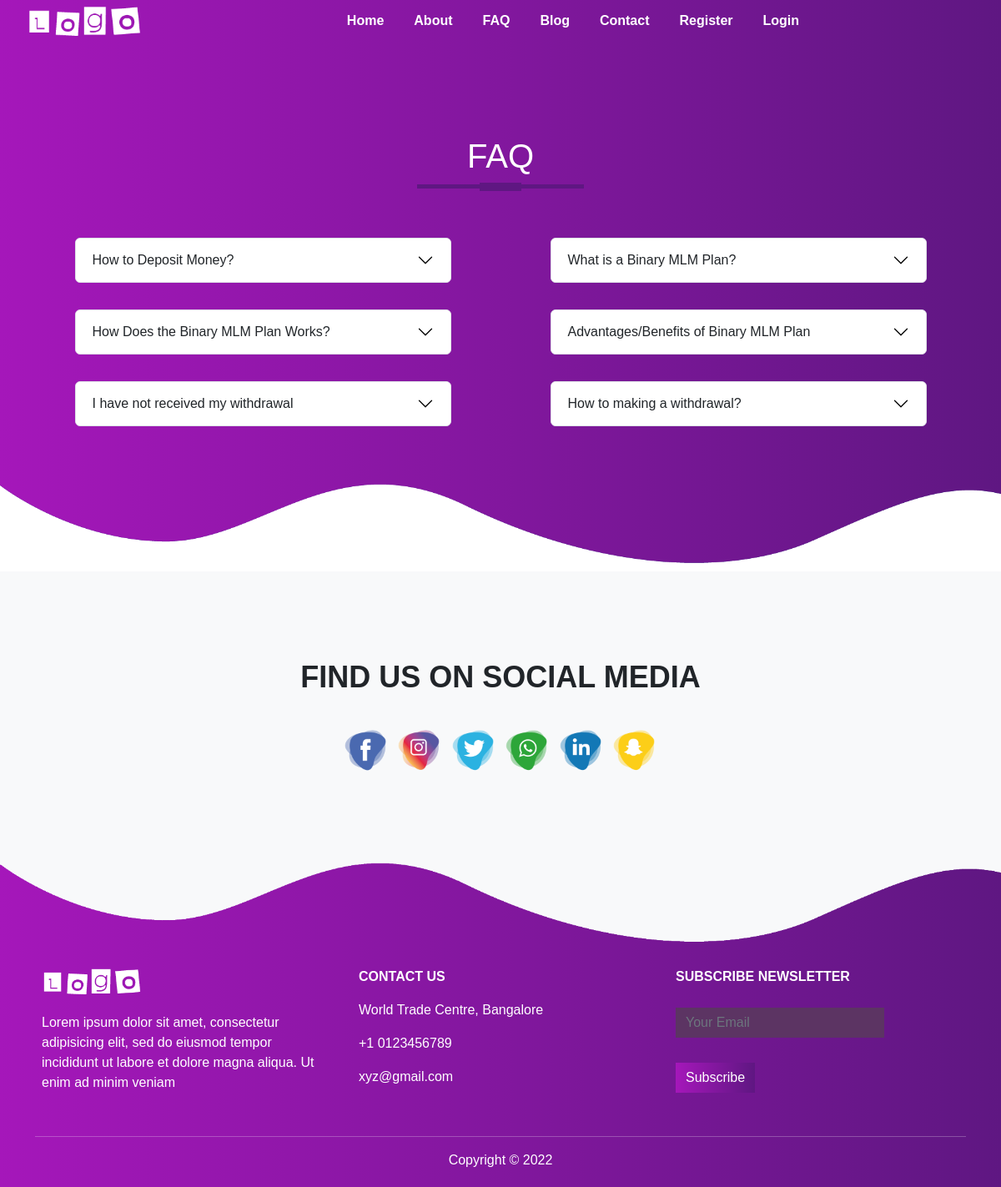
Screenshot of /faq/ with the database file from the repository.
### faq/models.py (models this page shows, shortened)
class Faq(models.Model):
    title = models.CharField(max_length=255)
    description = models.TextField()
    slug = AutoSlugField(populate_from='title', blank=True, null=True)
    created_at = models.DateTimeField(auto_now_add=True)
    updated_at = models.DateTimeField(auto_now=True)

### faq/views.py (the view)
# urls.py: path('faq/', views.faqView, name="faq"),
def faqView(request):
    faqs = Faq.objects.all()
    context = {
        'faqs': faqs
    }
    return render(request, 'faq/faqlist.html', context)

### templates/faq/faqlist.html (shortened to what this page needs)
{% extends 'core/base.html' %}
{% load static %}
{% block content %}
<div class="signup">
  <div class="container">
    <h1 class="title text-center my-5">FAQ</h1>
    <div class="row mb-5">
        {% for faq in faqs %}
        <div class="col-lg-5 my-3 mx-auto">
            <div class="accordion" id="accordion{{faq.id}}">
                <div class="accordion-item">
                  <h2 class="accordion-header" id="headingOne">
                    <button class="accordion-button collapsed" type="button" data-bs-toggle="collapse" data-bs-target="#collapse{{faq.id}}" aria-expanded="true" aria-controls="collapse{{faq.id}}">
                        {{faq.title}}
                    </button>
                  </h2>
                </div>
              </div>
        </div>
        {% endfor %}
    </div>
  </div>
    <img src="{% static 'images/wave1.png' %}" class="bottom-img">
</div>
{% endblock content %}

### static/css/style.css (style rules this page uses)
* { padding: 0; margin: 0; }
body { font-family: sans-serif; }
.bottom-img { width: 100%; }
.title::before { content: ''; height: 5px; width: 200px; background: #5f1782; margin-left: auto; margin-right: auto; transform: translateY(63px); display: block; }
.title::after { content: ''; height: 10px; width: 50px; background: #5f1782; margin-left: auto; margin-right: auto; transform: translateY(8px); display: block; margin-bottom: 40px; }
.signup, .login { background-image: linear-gradient(to right, #a517ba, #5f1782); color: #fff; padding-top: 5%; }

### rows the page displays
Faq: title "How to Deposit Money?"
Faq: title "What is a Binary MLM Plan?"
Faq: title "How Does the Binary MLM Plan Works?"
Faq: title "Advantages/Benefits of Binary MLM Plan"
Faq: title "I have not received my withdrawal"
Faq: title "How to making a withdrawal?"
